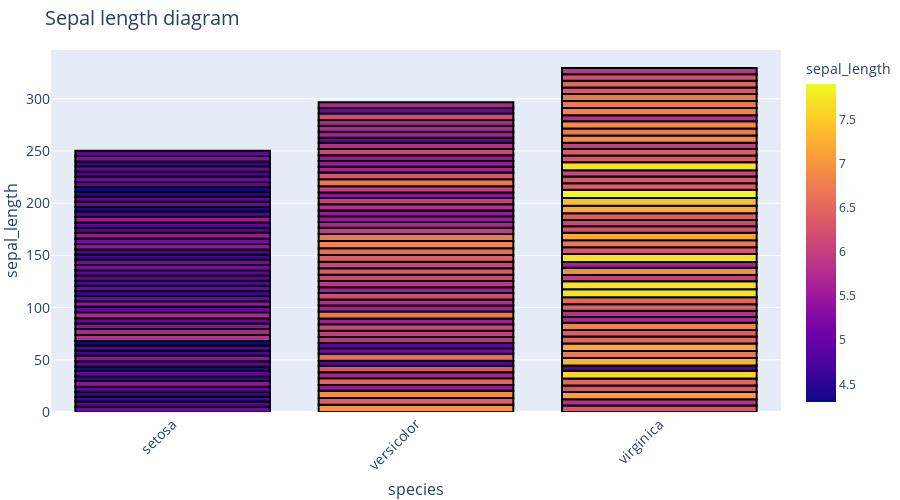

The notebook cell this image was saved under:
### Code cell
fig = px.bar(data[['sepal_length', 'species']], x="species", y='sepal_length', color="sepal_length", title='Sepal length diagram')
fig.update_traces(marker=dict(line=dict(color="black", width=2)))
fig.update_layout(title_font_size=20, xaxis_tickangle=315,
                  xaxis_tickfont_size=14, yaxis_tickfont_size=14,
                  xaxis_title_font_size=16, yaxis_title_font_size=16,
                  margin=dict(l=0, r=0, t=50, b=0),
                  width=None, height=500)
fig.show()

### Figure 1 — Plotly figure (JSON) as saved in the notebook; plotly's stock layout.template omitted (floating-point values rounded to 4 significant figures; data arrays with more than 128 entries replaced by an {"elided": "..."} marker saying what was removed)
{"data": [{"alignmentgroup": "True", "hovertemplate": "species=%{x}<br>sepal_length=%{marker.color}<extra></extra>", "legendgroup": "", "marker": {"color": {"elided": "150 float values"}, "coloraxis": "coloraxis", "pattern": {"shape": ""}, "line": {"color": "black", "width": 2}}, "name": "", "offsetgroup": "", "orientation": "v", "showlegend": false, "textposition": "auto", "x": {"elided": "150 str values"}, "xaxis": "x", "y": {"elided": "150 float values"}, "yaxis": "y", "type": "bar"}], "layout": {"xaxis": {"anchor": "y", "domain": [0.0, 1.0], "title": {"text": "species", "font": {"size": 16}}, "tickfont": {"size": 14}, "tickangle": -45}, "yaxis": {"anchor": "x", "domain": [0.0, 1.0], "title": {"text": "sepal_length", "font": {"size": 16}}, "tickfont": {"size": 14}}, "coloraxis": {"colorbar": {"title": {"text": "sepal_length"}}, "colorscale": [[0.0, "#0d0887"], [0.1111, "#46039f"], [0.2222, "#7201a8"], [0.3333, "#9c179e"], [0.4444, "#bd3786"], [0.5556, "#d8576b"], [0.6667, "#ed7953"], [0.7778, "#fb9f3a"], [0.8889, "#fdca26"], [1.0, "#f0f921"]]}, "legend": {"tracegroupgap": 0}, "title": {"text": "Sepal length diagram", "font": {"size": 20}}, "barmode": "relative", "margin": {"l": 0, "r": 0, "t": 50, "b": 0}, "height": 500}}
